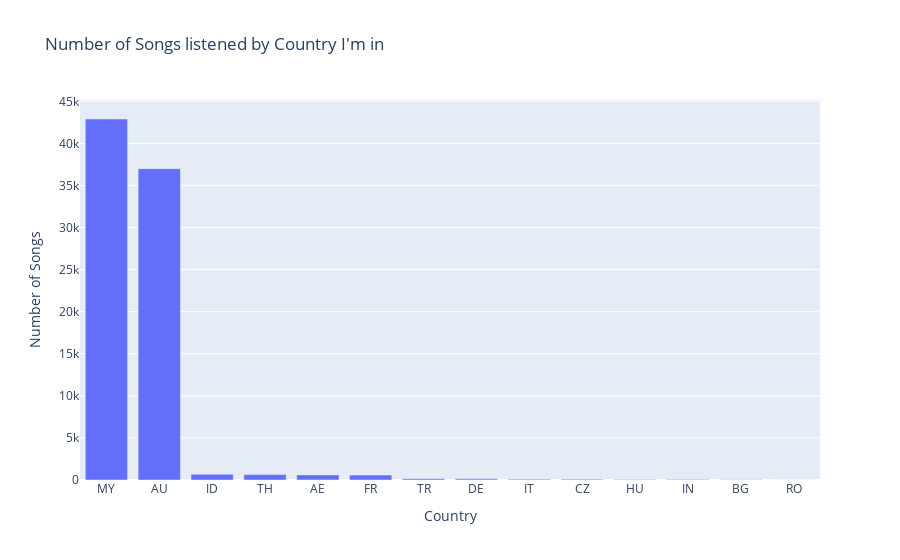

The cell this chart's notebook holds for it:
### Code cell
# Song listening trends by country
country_counts = big_data2['country'].value_counts()

fig = px.bar(country_counts, x=country_counts.index, y=country_counts.values, title='Number of Songs listened by Country I\'m in')
fig.update_layout(xaxis_title='Country', yaxis_title='Number of Songs')
fig.show()

### Figure 1 — Plotly figure (JSON) as saved in the notebook; plotly's stock layout.template omitted (floating-point values rounded to 4 significant figures)
{"data": [{"alignmentgroup": "True", "hovertemplate": "country=%{x}<br>y=%{y}<extra></extra>", "legendgroup": "", "marker": {"color": "#636efa", "pattern": {"shape": ""}}, "name": "", "offsetgroup": "", "orientation": "v", "showlegend": false, "textposition": "auto", "type": "bar", "x": ["MY", "AU", "ID", "TH", "AE", "FR", "TR", "DE", "IT", "CZ", "HU", "IN", "BG", "RO"], "xaxis": "x", "y": [42902, 37001, 669, 643, 609, 589, 149, 134, 87, 86, 52, 47, 16, 12], "yaxis": "y"}], "layout": {"barmode": "relative", "legend": {"tracegroupgap": 0}, "title": {"text": "Number of Songs listened by Country I'm in"}, "xaxis": {"anchor": "y", "domain": [0, 1], "title": {"text": "Country"}}, "yaxis": {"anchor": "x", "domain": [0, 1], "title": {"text": "Number of Songs"}}}}
